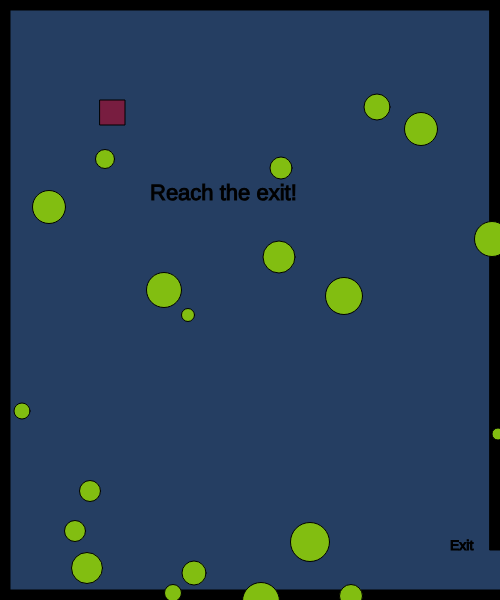
Frame 1 (no input)
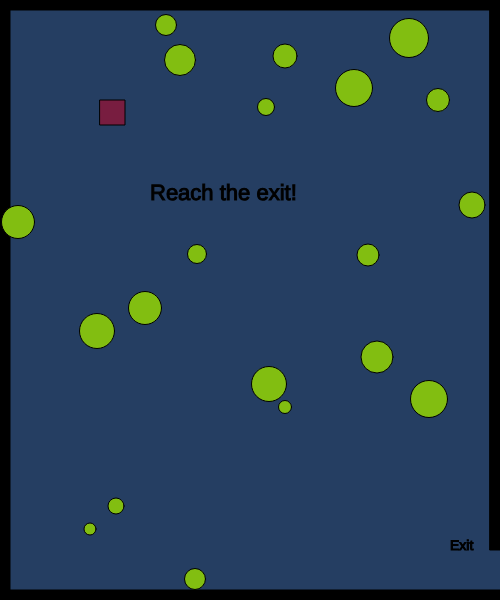
Frame 60 (no input)
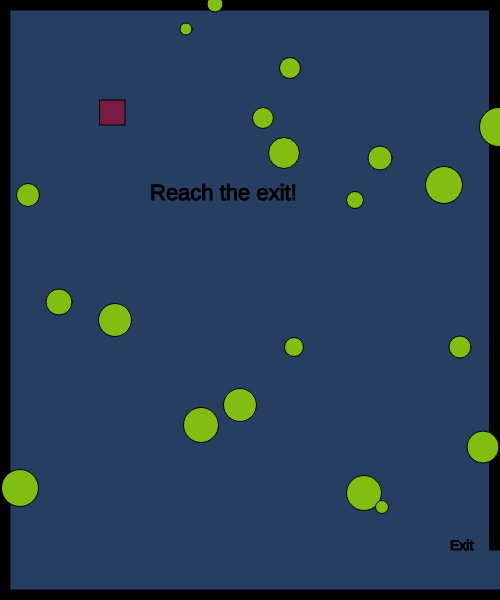
Frame 120 (the mouse pressed at the canvas centre since frame 60)

The p5.js sketch that drew these frames (run headless with seeded random() and noise() and a simulated clock; from frame 60 on, the mouse is pressed at the canvas centre):

// p5.js sketch
// ── sketch.js
// x and y for my character
var characterX = 100;
var characterY = 100;







var w = 87;
var s = 83;
var d = 65;
var a = 68;




var shapeX = 50;
var shapeY = 50;

var shapeXs = [];
var shapeYs = [];
var diameters = [];

var shapeXSpeeds = [];
var shapeYSpeeds = [];


//mouse shape

var mouseCX;
var mouseCY;


function setup() {
    createCanvas(500, 600);


    for (var i = 0; i < 20; i++) {
        shapeXSpeeds[i] = Math.floor(Math.random() * (Math.floor(Math.random() * 5)) + 1);
        shapeYSpeeds[i] = Math.floor(Math.random() * (Math.floor(Math.random() * 5)) + 1);
        shapeXs[i] = getRandomNumber(500);
        shapeYs[i] = getRandomNumber(600);
        diameters[i] = getRandomNumber(30);
    }
}

function draw() {
    background(37, 62, 98);
    stroke(0);
    fill(0);

    //borders
    createBorders();

    // exit message
    exitMessage();

    //create character;
    createCharacter();

    // move character  
    keyboardClicks();


    // other shapes
    fill(130, 190, 17);

    //create the shapes
    for (var i = 0; i < shapeXs.length; i++) {
        circle(shapeXs[i], shapeYs[i], diameters[i]);
        shapeXSpeeds[i] = Math.floor(Math.random() * (Math.floor(Math.random() * 5)) + 1);
        shapeYSpeeds[i] = Math.floor(Math.random() * (Math.floor(Math.random() * 5)) + 1);


        // move the shape
        shapeXs[i] += shapeXSpeeds[i];
        shapeYs[i] += shapeYSpeeds[i];

        // make the shapes come back
        if (shapeXs[i] > width) {
            shapeXs[i] = 0;
        }
        if (shapeXs[i] < 0) {
            shapeXs[i] = width;
        }
        if (shapeYs[i] > height) {
            shapeYs[i] = 0;
        }
        if (shapeYs[i] < 0) {
            shapeYs[i] = height;
        }
    }

    // reaches exit
    characterExit();

    //mouse click
    clickedMouse();

}



function createCharacter() {
    fill(120, 29, 64)
    square(characterX, characterY, 25);
}




function createBorders() {
    stroke(0);
    fill(0);
    //top border
    rect(0, 0, width, 10);
    //left border
    rect(0, 0, 10, height);
    //bottom border
    rect(0, height - 10, width, 10);
    //right border
    rect(width - 10, 0, 10, height - 50);
}

function keyboardClicks() {
    if (keyIsDown(w)) {
        characterY -= 8;
    }
    if (keyIsDown(s)) {
        characterY += 8;
    }
    if (keyIsDown(a)) {
        characterX += 8;
    }
    if (keyIsDown(d)) {
        characterX -= 8;
    }
}

function clickedMouse() {
    fill(120, 130, 140)
    circle(mouseCX, mouseCY, 25);
}

function mouseClicked() {
    mouseCX = mouseX;
    mouseCY = mouseY;
}


function characterExit() {
    if (characterX > width && characterY > width - 50) {
        fill(0);
        stroke(5);
        textSize(22);
        text("You reached the exit! You win!", width / 2 - 100, height / 2 - 100);
    }
    else {
        fill(0)
        stroke(4)
        textSize(22);
        text("Reach the exit!", width / 2 - 100, height / 2 - 100)
    }
}


function exitMessage() {
    textSize(14);
    text("Exit", width - 50, height - 50)
}


function getRandomNumber(number) {
    return Math.floor(Math.random() * number) + 10;
}
